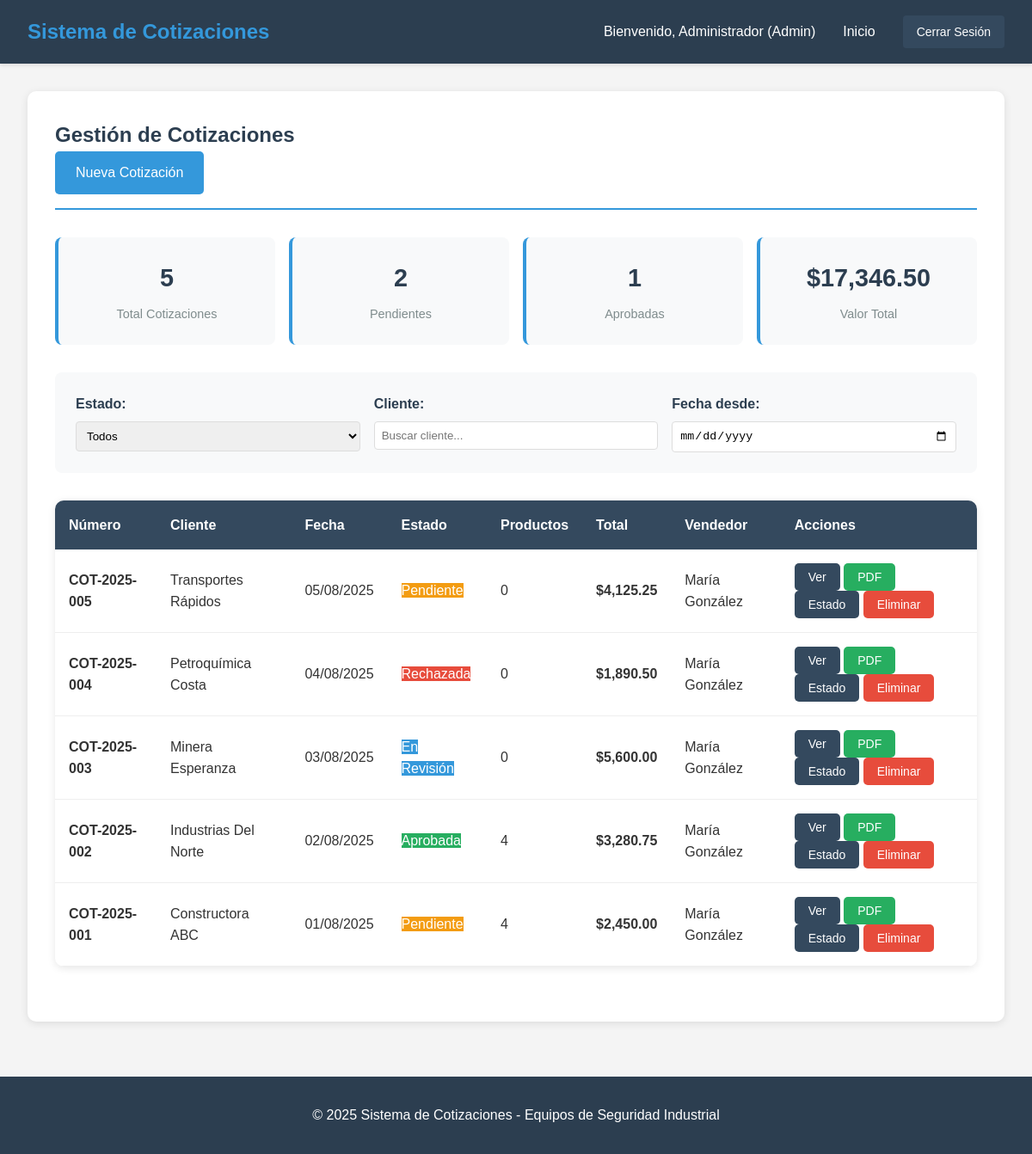
Screenshot of /cotizaciones.php (signed in) with the database file from the repository.
### tables this page shows
CREATE TABLE cotizaciones (
    id INT AUTO_INCREMENT PRIMARY KEY,
    numero VARCHAR(20) UNIQUE NOT NULL,
    cliente_id INT NOT NULL,
    usuario_id INT NOT NULL,
    fecha DATE NOT NULL,
    estado ENUM('Pendiente', 'Aprobada', 'En Revisión', 'Rechazada') DEFAULT 'Pendiente',
    subtotal DECIMAL(10,2) NOT NULL DEFAULT 0,
    impuesto DECIMAL(10,2) NOT NULL DEFAULT 0,
    total DECIMAL(10,2) NOT NULL DEFAULT 0,
    validez VARCHAR(100) DEFAULT '30 días',
    observaciones TEXT,
    fecha_creacion TIMESTAMP DEFAULT CURRENT_TIMESTAMP,
    fecha_actualizacion TIMESTAMP DEFAULT CURRENT_TIMESTAMP ON UPDATE CURRENT_TIMESTAMP,
    FOREIGN KEY (cliente_id) REFERENCES clientes(id),
    FOREIGN KEY (usuario_id) REFERENCES usuarios(id)
);

CREATE TABLE clientes (
    id INT AUTO_INCREMENT PRIMARY KEY,
    nombre VARCHAR(200) NOT NULL,
    ruc VARCHAR(11),
    contacto VARCHAR(100),
    telefono VARCHAR(20),
    email VARCHAR(100),
    direccion TEXT,
    sector VARCHAR(100),
    activo BOOLEAN DEFAULT TRUE,
    fecha_creacion TIMESTAMP DEFAULT CURRENT_TIMESTAMP,
    fecha_actualizacion TIMESTAMP DEFAULT CURRENT_TIMESTAMP ON UPDATE CURRENT_TIMESTAMP
);

CREATE TABLE usuarios (
    id INT AUTO_INCREMENT PRIMARY KEY,
    usuario VARCHAR(50) UNIQUE NOT NULL,
    nombre VARCHAR(100) NOT NULL,
    email VARCHAR(100) UNIQUE NOT NULL,
    password VARCHAR(255) NOT NULL,
    rol ENUM('Admin', 'Bodeguero', 'Ventas', 'Logística') NOT NULL,
    activo BOOLEAN DEFAULT TRUE,
    fecha_creacion TIMESTAMP DEFAULT CURRENT_TIMESTAMP,
    fecha_actualizacion TIMESTAMP DEFAULT CURRENT_TIMESTAMP ON UPDATE CURRENT_TIMESTAMP
);

### includes/database.php (called while the page is built, shortened)
<?php
class Database {
    private static $instance = null;
    private $connection;
    private function __construct() {
        try {
            $this->connection = new PDO(
                "mysql:host=" . DB_HOST . ";dbname=" . DB_NAME . ";charset=" . DB_CHARSET,
                DB_USER,
                DB_PASS,
                [
                    PDO::ATTR_ERRMODE => PDO::ERRMODE_EXCEPTION,
                    PDO::ATTR_DEFAULT_FETCH_MODE => PDO::FETCH_ASSOC,
                    PDO::ATTR_EMULATE_PREPARES => false
                ]
            );
        } catch (PDOException $e) {
            die("Error de conexión a la base de datos: " . $e->getMessage());
        }
    }
    public static function getInstance() {
        if (self::$instance === null) {
            self::$instance = new self();
        }
        return self::$instance;
    }
    public function query($sql, $params = []) {
        try {
            $stmt = $this->connection->prepare($sql);
            $stmt->execute($params);
            return $stmt;
        } catch (PDOException $e) {
            throw new Exception("Error en consulta: " . $e->getMessage());
        }
    }
    public function fetchAll($sql, $params = []) {
        return $this->query($sql, $params)->fetchAll();
    }
}
function getDB() {
    return Database::getInstance();
}
function escape($string) {
    return htmlspecialchars($string, ENT_QUOTES, 'UTF-8');
}
function formatearMoneda($cantidad) {
    return '$' . number_format($cantidad, 2);
}
?>

### cotizaciones.php (the view, shortened to what this page needs)
<?php
require_once 'includes/database.php';
$db = getDB();
$sql = "SELECT c.*, cl.nombre as cliente_nombre, u.nombre as vendedor_nombre,
               COUNT(cd.id) as total_productos
        FROM cotizaciones c
        JOIN clientes cl ON c.cliente_id = cl.id
        JOIN usuarios u ON c.usuario_id = u.id
        LEFT JOIN cotizacion_detalles cd ON c.id = cd.cotizacion_id
        WHERE cl.activo = 1
        GROUP BY c.id
        ORDER BY c.fecha DESC";
$cotizaciones = $db->fetchAll($sql);
$totalCotizaciones = count($cotizaciones);
$pendientes = count(array_filter($cotizaciones, fn($c) => $c['estado'] === 'Pendiente'));
$aprobadas = count(array_filter($cotizaciones, fn($c) => $c['estado'] === 'Aprobada'));
$valorTotal = array_sum(array_column($cotizaciones, 'total'));
include 'includes/header.php';
?>
<div class="container">
    <div class="card">
        <div class="card-header">
            <h2>Gestión de Cotizaciones</h2>
            <div>
                <a href="hacer_cotizacion.php" class="btn btn-primary">Nueva Cotización</a>
            </div>
        </div>
        <div class="stats-grid" style="margin-bottom: 2rem;">
            <div class="stat-item">
                <div class="stat-number"><?php echo $totalCotizaciones; ?></div>
                <div class="stat-label">Total Cotizaciones</div>
            </div>
            <div class="stat-item">
                <div class="stat-number"><?php echo $pendientes; ?></div>
                <div class="stat-label">Pendientes</div>
            </div>
            <div class="stat-item">
                <div class="stat-number"><?php echo $aprobadas; ?></div>
                <div class="stat-label">Aprobadas</div>
            </div>
            <div class="stat-item">
                <div class="stat-number"><?php echo formatearMoneda($valorTotal); ?></div>
                <div class="stat-label">Valor Total</div>
            </div>
        </div>
        <div class="filters-section">
            <div class="filter-group">
                <label>Estado:</label>
                <select id="filtroEstado" onchange="filtrarCotizaciones()">
                    <option value="">Todos</option>
                </select>
            </div>
            <div class="filter-group">
                <label>Cliente:</label>
                <input type="text" id="filtroCliente" placeholder="Buscar cliente..." onkeyup="filtrarCotizaciones()">
            </div>
            <div class="filter-group">
                <label>Fecha desde:</label>
                <input type="date" id="filtroFechaDesde" onchange="filtrarCotizaciones()">
            </div>
        </div>
        <div class="table">
            <table id="tablaCotizaciones">
                <thead>
                    <tr>
                        <th>Número</th>
                        <th>Cliente</th>
                        <th>Fecha</th>
                        <th>Estado</th>
                        <th>Productos</th>
                        <th>Total</th>
                        <th>Vendedor</th>
                        <th>Acciones</th>
                    </tr>
                </thead>
                <tbody>
                    <?php foreach ($cotizaciones as $cotizacion): ?>
                    <tr data-estado="<?php echo $cotizacion['estado']; ?>" data-cliente="<?php echo strtolower($cotizacion['cliente_nombre']); ?>" data-fecha="<?php echo $cotizacion['fecha']; ?>">
                        <td><strong><?php echo escape($cotizacion['numero']); ?></strong></td>
                        <td><?php echo escape($cotizacion['cliente_nombre']); ?></td>
                        <td><?php echo date('d/m/Y', strtotime($cotizacion['fecha'])); ?></td>
                        <td>
                            <span class="badge badge-<?php echo strtolower(str_replace(' ', '-', $cotizacion['estado'])); ?>">
                                <?php echo escape($cotizacion['estado']); ?>
                            </span>
                        </td>
                        <td><?php echo $cotizacion['total_productos']; ?></td>
                        <td><strong><?php echo formatearMoneda($cotizacion['total']); ?></strong></td>
                        <td><?php echo escape($cotizacion['vendedor_nombre']); ?></td>
                        <td>
                            <button class="btn btn-sm" onclick="verCotizacion(<?php echo $cotizacion['id']; ?>)">Ver</button>
                            <button class="btn btn-sm btn-success" onclick="imprimirCotizacion(<?php echo $cotizacion['id']; ?>)">PDF</button>
                            <div class="dropdown" style="display: inline-block;">
                                <button class="btn btn-sm dropdown-toggle" onclick="toggleDropdown(<?php echo $cotizacion['id']; ?>)">Estado</button>
                            </div>
                            <button class="btn btn-sm btn-danger" onclick="eliminarCotizacion(<?php echo $cotizacion['id']; ?>)">Eliminar</button>
                        </td>
                    </tr>
                    <?php endforeach; ?>
                </tbody>
            </table>
        </div>
    </div>
</div>
<?php include 'includes/footer.php'; ?>

### css/style.css (style rules this page uses)
* { margin: 0; padding: 0; box-sizing: border-box; }
body { font-family: Arial, sans-serif; line-height: 1.6; background-color: #f4f4f4; color: #333; }
.container { max-width: 1200px; margin: 2rem auto; padding: 0 2rem; }
.btn { display: inline-block; padding: 0.75rem 1.5rem; background-color: #34495e; color: white; text-decoration: none; border-radius: 5px; border: none; cursor: pointer; transition: background-color 0.3s; font-size: 1rem; }
.btn-primary { background-color: #3498db; }
.btn-success { background-color: #27ae60; }
.btn-danger { background-color: #e74c3c; }
.btn-sm { padding: 0.5rem 1rem; font-size: 0.875rem; }
.table { width: 100%; background: white; border-radius: 10px; overflow: hidden; box-shadow: 0 2px 10px rgba(0,0,0,0.1); margin-bottom: 2rem; }
.table table { width: 100%; border-collapse: collapse; }
.table th { background-color: #34495e; color: white; padding: 1rem; text-align: left; }
.table td { padding: 1rem; border-bottom: 1px solid #eee; }
.card { background: white; border-radius: 10px; box-shadow: 0 2px 10px rgba(0,0,0,0.1); padding: 2rem; margin-bottom: 2rem; }
.card-header { border-bottom: 2px solid #3498db; padding-bottom: 1rem; margin-bottom: 2rem; }
.card-header h2 { color: #2c3e50; }
.stat-number { font-size: 2.5rem; font-weight: bold; color: #3498db; }
.stat-label { color: #7f8c8d; margin-top: 0.5rem; }

### cotizaciones.php (style rules this page uses)
.stats-grid { display: grid; grid-template-columns: repeat(auto-fit, minmax(150px, 1fr)); gap: 1rem; }
.stat-item { background: #f8f9fa; padding: 1.5rem; border-radius: 8px; text-align: center; border-left: 4px solid #3498db; }
.stat-number { font-size: 1.8rem; font-weight: bold; color: #2c3e50; }
.stat-label { color: #7f8c8d; font-size: 0.9rem; margin-top: 0.5rem; }
.filters-section { background: #f8f9fa; padding: 1.5rem; border-radius: 8px; margin-bottom: 2rem; display: grid; grid-template-columns: repeat(auto-fit, minmax(200px, 1fr)); gap: 1rem; }
.filter-group label { display: block; margin-bottom: 0.5rem; font-weight: bold; color: #2c3e50; }
.filter-group input, .filter-group select { width: 100%; padding: 0.5rem; border: 1px solid #ddd; border-radius: 4px; }
.badge-pendiente { background-color: #f39c12; color: white; }
.badge-aprobada { background-color: #27ae60; color: white; }
.badge-en-revisión { background-color: #3498db; color: white; }
.badge-rechazada { background-color: #e74c3c; color: white; }
.dropdown { position: relative; }

### rows the page displays
cotizaciones: numero "COT-2025-005", cliente.nombre "Transportes Rápidos", fecha "05/08/2025", estado "Pendiente", total_productos "0", total "$4,125.25", usuario.nombre "María González"
cotizaciones: numero "COT-2025-004", cliente.nombre "Petroquímica Costa", fecha "04/08/2025", estado "Rechazada", total_productos "0", total "$1,890.50", usuario.nombre "María González"
cotizaciones: numero "COT-2025-003", cliente.nombre "Minera Esperanza", fecha "03/08/2025", estado "En Revisión", total_productos "0", total "$5,600.00", usuario.nombre "María González"
cotizaciones: numero "COT-2025-002", cliente.nombre "Industrias Del Norte", fecha "02/08/2025", estado "Aprobada", total_productos "4", total "$3,280.75", usuario.nombre "María González"
cotizaciones: numero "COT-2025-001", cliente.nombre "Constructora ABC", fecha "01/08/2025", estado "Pendiente", total_productos "4", total "$2,450.00", usuario.nombre "María González"

### other values shown
$_SESSION['usuario_nombre'] "Administrador"
$_SESSION['usuario_rol'] "Admin"
$totalCotizaciones "5"
$pendientes "2"
$aprobadas "1"
formatearMoneda($valorTotal) "$17,346.50"
